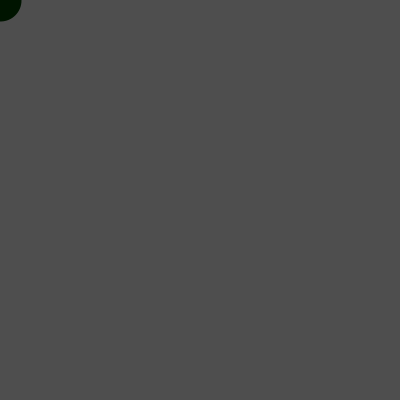
Frame 1 (no input)
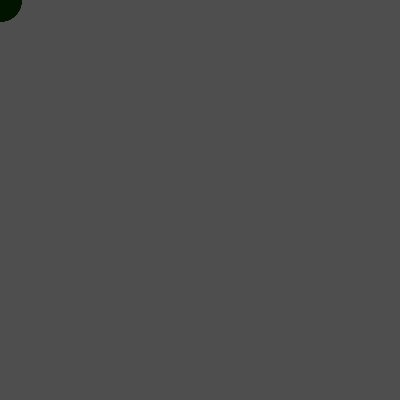
Frame 60 (the mouse pressed at the canvas centre just before this capture)
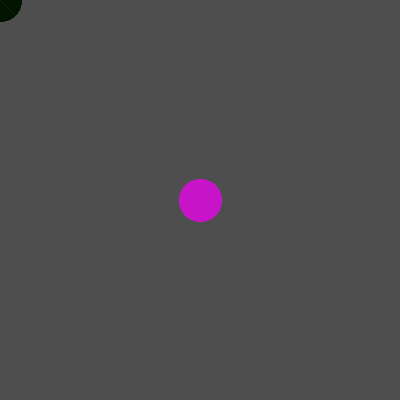
Frame 120 (the mouse held since frame 60 and released just before this capture)

The Processing sketch that drew these frames (run headless with seeded random() and noise(); from frame 60 on, the mouse is pressed at the canvas centre):

// Processing sketch: processing_34651
// ── processing_34651.pde

void setup(){
size(400,400);
smooth();
background(78);
float distance = dist(pmouseX, pmouseY, mouseX, mouseY);
frameRate(88);
}
void draw(){
stroke(mouseX, 20 , mouseY); 
float distance = dist(pmouseX, pmouseY, mouseX, mouseY);
float maxStroke = 50;
strokeWeight(maxStroke - constrain(distance, 8, maxStroke));
line(pmouseX, pmouseY, mouseX, mouseY);
}
                
                
